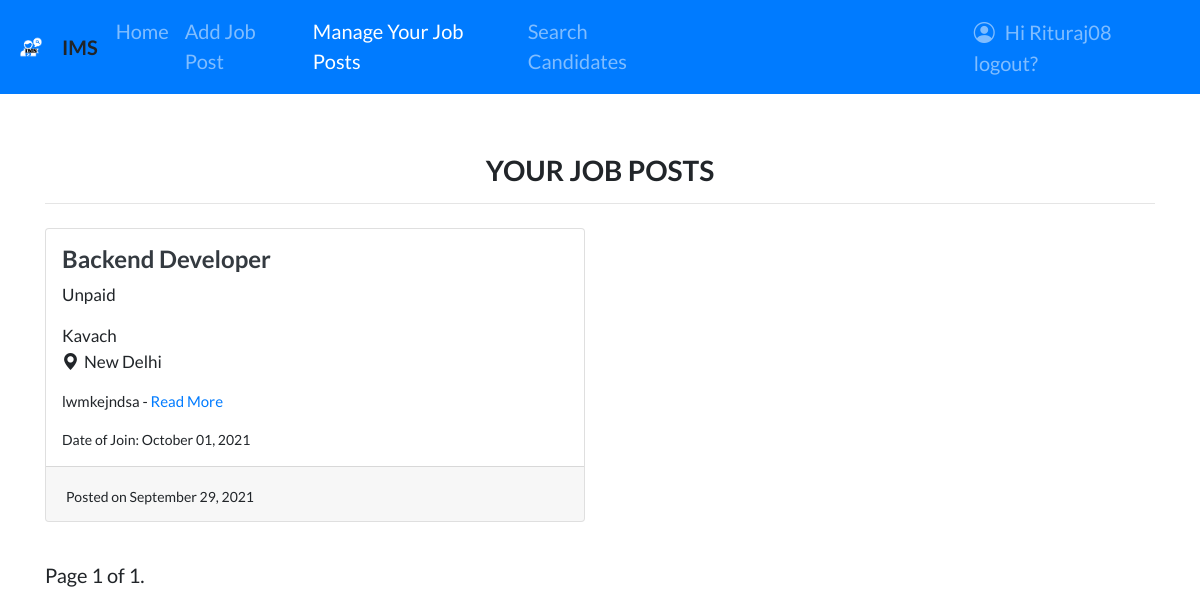
/hiring/jobs/ (signed in), run on the app's committed database.
### recruiters/models.py (models this page shows, shortened)
class Job(models.Model):
    recruiter = models.ForeignKey(
        User, related_name='jobs', on_delete=models.CASCADE)
    title = models.CharField(max_length=255)
    company = models.CharField(max_length=200)
    location = models.CharField(max_length=255)
    description = models.TextField()
    skills_req = models.CharField(max_length=200)
    internship = models.CharField(
        max_length=30, choices=CHOICES, default='Unpaid', null=True)
    stipend = models.IntegerField(default=0)
    date_of_join = models.DateField()
    link = models.URLField(null=True, blank=True)
    slug = AutoSlugField(populate_from='title', unique=True, null=True)
    date_posted = models.DateTimeField(default=timezone.now)

### recruiters/views.py (the view)
# urls.py: path("jobs/", views.all_jobs, name="job-list"),
@login_required
def all_jobs(request):
    jobs = Job.objects.filter(recruiter=request.user).order_by('-date_posted')
    paginator = Paginator(jobs, 20)
    page_number = request.GET.get('page')
    page_obj = paginator.get_page(page_number)
    context = {
        'manage_jobs_page': "active",
        'jobs': page_obj,
        'rec_navbar': 1,
    }
    return render(request, 'recruiters/job_posts.html', context)

### recruiters/templates/recruiters/job_posts.html (shortened to what this page needs)
{% extends "recruiters/layout.html" %} {% load static %} {% block content %}
<br /><br />
<div>
  <h3 class="text-center"><b>YOUR JOB POSTS</b></h3>
  <hr my-2 />
  {% if not jobs %}
  <h4 class="text-center">
    Please <a href="{% url 'add-job' %}">add a job</a> first!
  </h4>
  {% else %}
  <div class="row">
    {% for job in jobs %}
    <div class="col-md-6">
      <div class="card card-signin my-2">
        <span class="ml-3 mt-3">
          <a href="{% url 'add-job-detail' job.slug %}"
            ><h4 class="text-dark">
              <b>{{job.title}}</b>
            </h4></a
          >
          <p style="font-size: 17px;">{{job.internship}}</p>
          <p style="font-size: 17px">{{job.company}}<br /><i class="bi bi-geo-alt-fill" style="padding-right:5px;"></i>{{job.location}}</p>
          <p style="font-size: 15px">
            {{job.description|truncatewords:30}} -
            <a href="{% url 'add-job-detail' job.slug %}">Read More</a>
          </p>
          <p style="font-size: 14px" >Date of Join: {{job.date_of_join|date:"F d, Y"}}</p>
        </span>
        <div class="card-footer">
          <span style="font-size: 14px"
            >Posted on {{job.date_posted|date:"F d, Y"}}</span
          >
        </div>
      </div>
    </div>
    {% endfor %}
  </div>
</div>
<br />
<div class="pagination">
  <span class="step-links">
    <span class="current">
      Page {{ jobs.number }} of {{ jobs.paginator.num_pages }}.
    </span>
  </span>
  {% endif %}
</div>
{% endblock content %}

### recruiters/templates/recruiters/layout.html (shortened to what this page needs)
{% load static %} {% load pwa %}
<!DOCTYPE html>
<html>
  <head>
    <link
      rel="stylesheet"
      href="https://maxcdn.bootstrapcdn.com/bootstrap/4.0.0/css/bootstrap.min.css"
    />
    <link rel="stylesheet" href="https://cdn.jsdelivr.net/npm/bootstrap-icons@1.5.0/font/bootstrap-icons.css">
    <link
      rel="stylesheet"
      href="https://cdnjs.cloudflare.com/ajax/libs/font-awesome/5.14.0/css/all.min.css"
    />
    <link
      rel="stylesheet"
      href="https://stackpath.bootstrapcdn.com/font-awesome/4.7.0/css/font-awesome.min.css"
    />
    <link
      rel="stylesheet"
      type="text/css"
      href="https://dl.dropboxusercontent.com/s/ecyb1drs5j1jyjf/styles.css?dl=0"
    />
    <link
      rel="stylesheet"
      type="text/css"
      href="https://dl.dropboxusercontent.com/s/xmxsoypfvfvsisb/footer.css?dl=0"
    />
  </head>
  <body>
    <nav class="navbar navbar-expand-lg navbar-dark bg-primary sticky-top">
        <img
          src="../../../static/management/images/IMS-logos_white.png"
          width="30"
          height="30"
          class="d-inline-block align-top mr-3"
          alt=""
        /><b style="padding-right:10px;">IMS</b>
      <div class="collapse navbar-collapse" id="navbarNavAltMarkup">
        <div class="navbar-nav">
          <a
            class="nav-item nav-link {{ rec_home_page }}"
            href="{% url 'detail-recruiters' %}"
            >Home</a
          >
          <a
            class="nav-item nav-link {{ add_job_page }}"
            href="{% url 'add-job' %}"
            >Add Job Post</a
          >
          <a
            class="nav-item nav-link {{ manage_jobs_page }}"
            href="{% url 'job-list' %}"
            >Manage Your Job Posts</a
          >
          <a
            class="nav-item nav-link {{ search_candidates_page }}"
            href="{% url 'search-candidates' %}"
            >Search Candidates</a
          >
          {% if user.is_authenticated %}
          <a
            class="nav-item nav-link"
            href="{% url 'logout' %}"
            style="margin-left: 270px;"><i class="bi bi-person-circle" style="padding-right: 10px;font-size: 21px;"></i>Hi {{ user.username }} logout?</a
          >
        </div>
      </div>
    </nav>
    {% endif %}
    <div class="container">{% block content %}{% endblock content %}</div>
  </body>
</html>

### recruiters/templates/recruiters/layout.html (style rules this page uses)
body { font-family: "Lato"; font-size: 20px; }

### data on the page
Job: title "Backend Developer", internship "Unpaid", company "Kavach", location "New Delhi", description "lwmkejndsa", date_of_join "October 01, 2021", date_posted "September 29, 2021"

### other printed values
{{ user.username }} "Rituraj08"
{{ jobs.number }} "1"
{{ jobs.paginator.num_pages }} "1"
